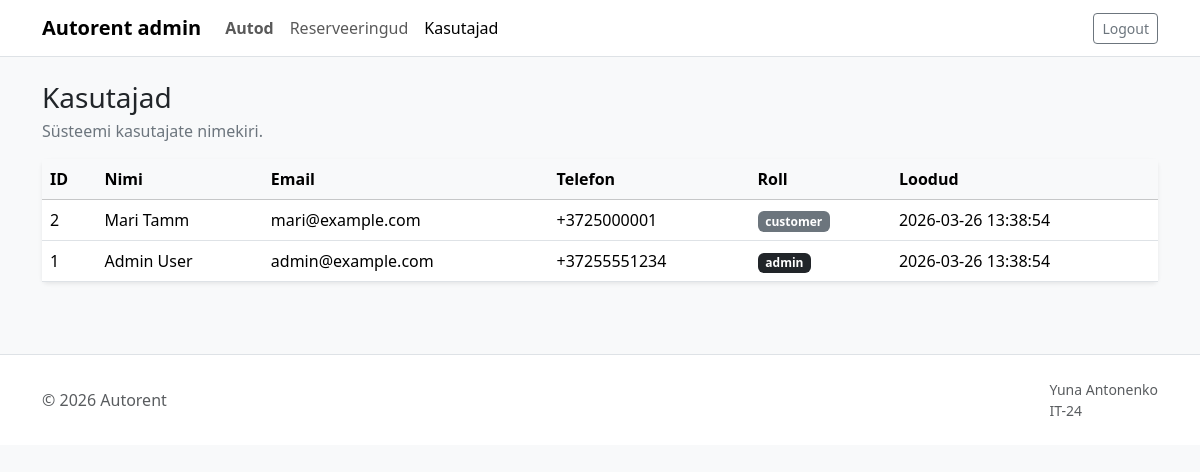
Page /car_rent_site/admin/users.php (signed in) on the committed database.
### tables this page shows
CREATE TABLE users (
  id INT AUTO_INCREMENT PRIMARY KEY,
  role ENUM('admin', 'customer') NOT NULL DEFAULT 'customer',
  first_name VARCHAR(100) NOT NULL,
  last_name VARCHAR(100) NOT NULL,
  email VARCHAR(150) NOT NULL UNIQUE,
  phone VARCHAR(50) DEFAULT NULL,
  password_hash VARCHAR(255) NOT NULL,
  created_at TIMESTAMP DEFAULT CURRENT_TIMESTAMP
);

### car_rent_site/inc/db.php (called while the page is built, shortened)
<?php
function db(): mysqli {
    $conn = new mysqli(DB_HOST, DB_USER, DB_PASS, DB_NAME);
    $conn->set_charset('utf8mb4');
    return $conn;
}
?>

### car_rent_site/inc/functions.php (called while the page is built, shortened)
<?php
require_once __DIR__ . '/db.php';
function e(?string $value): string {
    return htmlspecialchars((string)$value, ENT_QUOTES, 'UTF-8');
}
function get_admin_users(): array {
    $result = db()->query('SELECT * FROM users ORDER BY id DESC');
    return $result ? $result->fetch_all(MYSQLI_ASSOC) : [];
}

### car_rent_site/admin/users.php (the view, shortened to what this page needs)
<?php
require_once __DIR__ . '/../inc/functions.php';
$users = get_admin_users();
require_once __DIR__ . '/../inc/header.php';
?>
<section class="container py-4">
    <div class="mb-3">
        <h1 class="h3 mb-1">Kasutajad</h1>
        <p class="text-secondary mb-0">Süsteemi kasutajate nimekiri.</p>
    </div>
    <div class="card border-0 shadow-sm">
        <div class="card-body p-0">
            <div class="table-responsive">
                <table class="table table-hover align-middle mb-0">
                    <thead class="table-light">
                        <tr>
                            <th>ID</th>
                            <th>Nimi</th>
                            <th>Email</th>
                            <th>Telefon</th>
                            <th>Roll</th>
                            <th>Loodud</th>
                        </tr>
                    </thead>
                    <tbody>
                    <?php foreach ($users as $user): ?>
                        <tr>
                            <td><?= (int)$user['id'] ?></td>
                            <td><?= e($user['first_name'] . ' ' . $user['last_name']) ?></td>
                            <td><?= e($user['email']) ?></td>
                            <td><?= e($user['phone'] ?? '-') ?></td>
                            <td><span class="badge text-bg-<?= $user['role'] === 'admin' ? 'dark' : 'secondary' ?>"><?= e($user['role']) ?></span></td>
                            <td><?= e($user['created_at']) ?></td>
                        </tr>
                    <?php endforeach; ?>
                    </tbody>
                </table>
            </div>
        </div>
    </div>
</section>
<?php require_once __DIR__ . '/../inc/footer.php'; ?>

### car_rent_site/assets/css/style.css (style rules this page uses)
body { background: #f8f9fa; }
.table td, .table th { vertical-align: middle; }

### rows in the picture
users: id "2", first_name+last_name "Mari Tamm", email "mari@example.com", phone "+3725000001", role "customer", created_at "2026-03-26 13:38:54"
users: id "1", first_name+last_name "Admin User", email "admin@example.com", phone "+37255551234", role "admin", created_at "2026-03-26 13:38:54"
